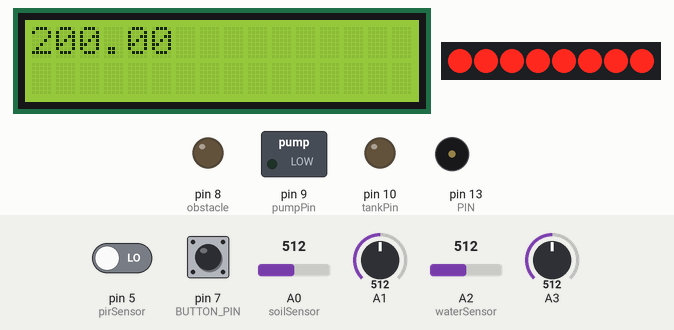
This sketch was run on a simulated Arduino Uno, built with avr-gcc and run on an emulated ATmega328P. Parts: 16×2 character LCD, 8 shift-register outputs drawn as a row of LEDs (first output left, lit = HIGH), switched loads named in the sketch (green lamp = pin HIGH), output pins drawn as LEDs (lit = HIGH), buzzer (waves = sounding). The inputs (shaded band) are chosen by the test bench; at power-on: A2 (waterSensor) = 512, A0 (soilSensor) = 512, pin 5 (pirSensor) LOW, pin 7 (BUTTON_PIN) HIGH, A1 = 512, A3 = 512. What the sketch prints to the serial monitor is not drawn.

Above: at 1.2 s.
1.3 s: A2 (waterSensor) set to 108
At 3.5 s:
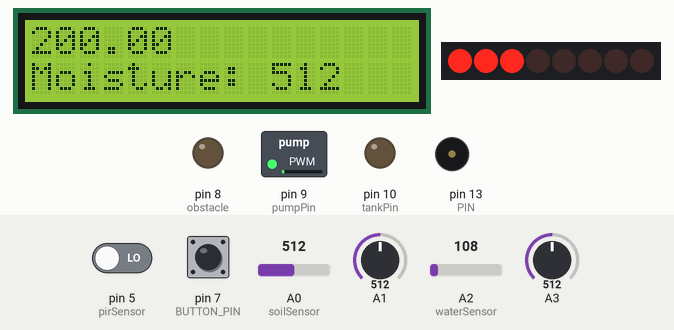
5.2 s: A2 (waterSensor) set to 91
At 6.9 s:
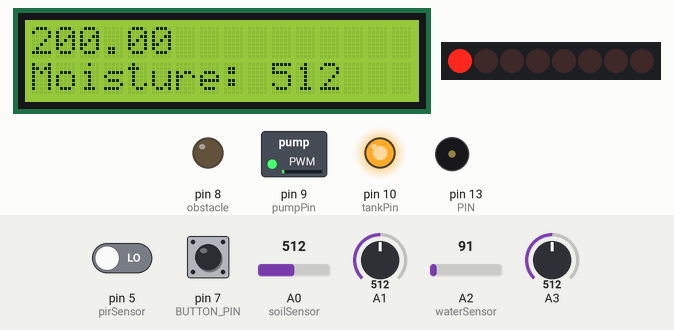
12.6 s: A2 (waterSensor) set to 410
At 15.4 s:
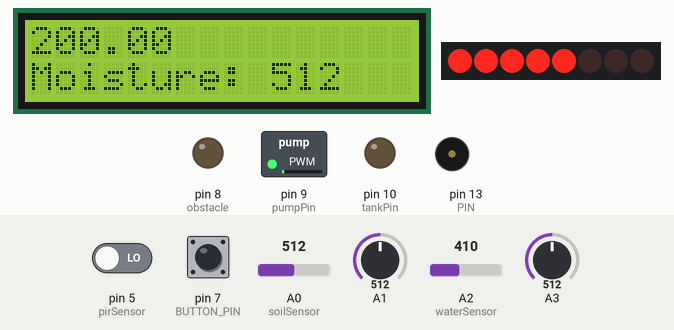
16.5 s: A0 (soilSensor) set to 90
At 21.6 s:
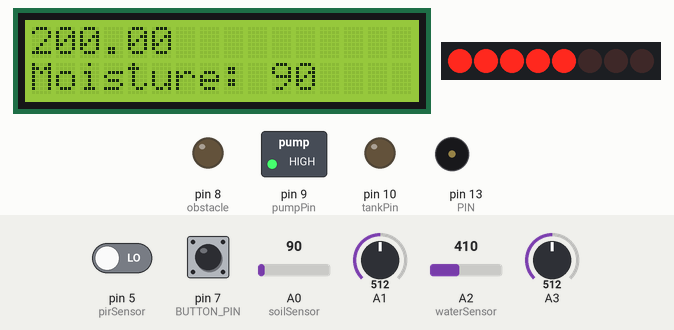
25.1 s: pin 5 (pirSensor) driven HIGH
33.7 s: A2 (waterSensor) set to 393
At 43.1 s:
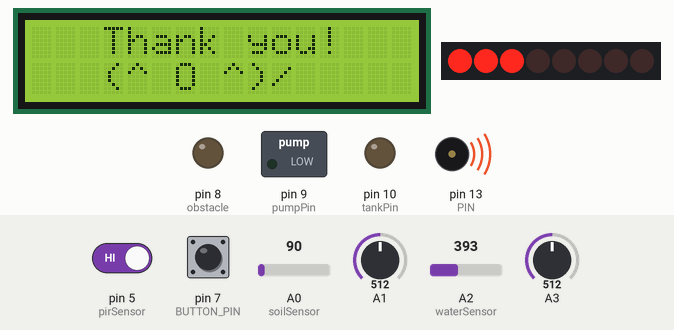
Timing chart, 0 to 43.3 s (numbered marks = the images above; inputs shaded):
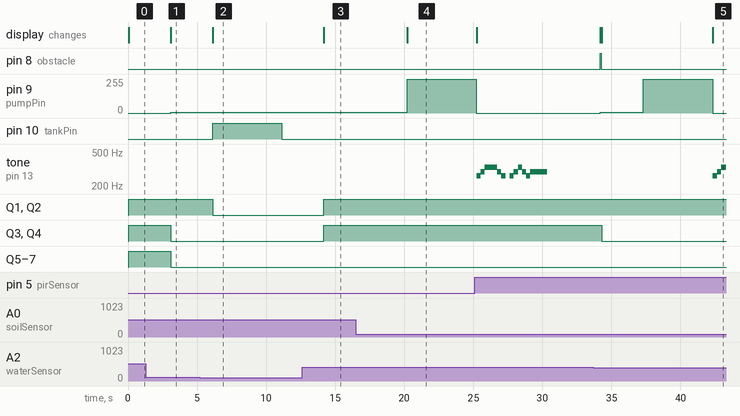

Measured:
- the behaviour switches between 101 and 100 on A2 (waterSensor) (found by bisection; images 1 and 2)
- the behaviour switches between 401 and 400 on A2 (waterSensor) (found by bisection; images 4 and 5)
- after the input at 1.3 s, the display: first differs from a run without the input after 1.8 s (image 1)
- after the input at 5.2 s, pin 10 (tankPin): LOW → HIGH after 0.93 s, → LOW 5.0 s later; Q1, Q2: HIGH → LOW after 0.93 s; the display: changes after 0.93 s (image 2)
- after the input at 12.6 s, pin 10 (tankPin): stays LOW (without the input it goes to HIGH after 1.6 s); Q1–4: LOW → HIGH after 1.6 s; the display: changes after 1.6 s (image 3)
- after the input at 16.5 s, pin 9 (pumpPin): 5/255 → 255/255 after 3.7 s; the display: changes after 3.7 s (image 4)
- after the input at 33.7 s, the display: first differs from a run without the input after 0.61 s (image 5 shows a later state)

The sketch:

finalbuild.ino
```cpp
#include <Wire.h>
#include <Adafruit_LiquidCrystal.h>
Adafruit_LiquidCrystal lcd_1(0);
#define LATCH_PIN 3 // CI 12
#define CLOCK_PIN 4 // CI 11
#define DATA_PIN 2  // CI 14
//Music
#define BEAT 300
#define PIN 13

#define DO 262
#define RE 294
#define MI 330
#define FA 349
#define SO 392
#define RA 440
#define SI 494
#define HDO 523

//Timer
//int counter = 0;
int water = 0;
const int dry = 270;
const int pumpPin = 9;
const int tankPin = 10;
const int soilSensor = A0;
const int waterSensor = A2;
const int poten = A3;
const int pirSensor = 5;
const int BUTTON_PIN = 7;
const int obstacle = 8;
int buttonState = 0;
int var;
int hiz = 0;

void setup() {
  pinMode(pumpPin, OUTPUT);
  pinMode(tankPin, OUTPUT);
  pinMode(obstacle, OUTPUT);
  pinMode(soilSensor, INPUT);
  pinMode(waterSensor, INPUT);
  pinMode(pirSensor, INPUT);
  Serial.begin(9600);

  lcd_1.begin(16, 2);
  pinMode(BUTTON_PIN, INPUT_PULLUP);
}

void loop() {
  int sensorval = digitalRead(pirSensor);
  Serial.println(sensorval);

  if (sensorval == HIGH) {
    digitalWrite(obstacle, HIGH);
    delay(50);
    digitalWrite(obstacle, LOW);
    delay(50);
  }
  else {
    digitalWrite(obstacle, LOW);
  }
  ckeckBME280();
  checkWater();
  checkMoisture();
  buttonState = digitalRead(BUTTON_PIN);
  if(buttonState == LOW)
    digitalWrite(pumpPin, HIGH);
  int sensorvalue = analogRead(A3);
  int voltage = sensorvalue * (10 / 1023.0);
  //Serial.println(voltage);

  switch(voltage)
  {
  case 1:
    Serial.println("State 1 ");
    analogWrite(pumpPin,0);
    break;
  case 2:
    Serial.println("State 2 ");
    analogWrite(pumpPin,voltage);
    break;
  case 3:
    Serial.println("State 3 ");
    analogWrite(pumpPin,voltage);
    break;
  case 4:
    Serial.println("State 4 ");
    analogWrite(pumpPin,voltage);
    break;
  case 5:
    Serial.println("State 5 ");
    analogWrite(pumpPin,voltage);
    break;
  case 6:
    Serial.println("State 6 ");
    analogWrite(pumpPin,voltage);
    break;
  case 7:
    Serial.println("State 7 ");
    analogWrite(pumpPin,voltage);
    break;
  case 8:
    Serial.println("State 8 ");
    analogWrite(pumpPin,voltage);
    break;
  case 9:
    Serial.println("State 9 ");
    analogWrite(pumpPin,voltage);
    break;
  case 10:
    Serial.println("State 10 ");
    analogWrite(pumpPin,voltage);
    break;

  }
}

//Temperature
void ckeckBME280(){
  int tmp = analogRead(A1);
  float voltage = (tmp * 5.0)/1024;
  float milliVolt = voltage * 1000;
  float tmpCel =  (milliVolt-500)/10 ;
  float tmpFer = (((tmpCel*9)/5)+32);

  lcd_1.setCursor(0, 0);
  lcd_1.print(tmpCel);
  lcd_1.setBacklight(1);
}

//Water Sensor
void checkWater(){
  //Check the water level in the bucket.
water = analogRead(waterSensor);
    if (water<=100)
    {
        Serial.println("Water Level: Empty");
        digitalWrite(LATCH_PIN, LOW);
        shiftOut(DATA_PIN, CLOCK_PIN, LSBFIRST, 0b10000000);
        digitalWrite(LATCH_PIN, HIGH);
      	digitalWrite(tankPin, HIGH);
    	// keep watering for 5 sec
    	delay(5000);
    	// turn off water
    	digitalWrite(tankPin, LOW);
    }
    else if (water>100 && water<=400)
    {
        Serial.println("Water Level: Low");
        digitalWrite(LATCH_PIN, LOW);
        shiftOut(DATA_PIN, CLOCK_PIN, LSBFIRST, 0b11100000);
        digitalWrite(LATCH_PIN, HIGH);
    }
    else if (water>400 && water<=450)
    {
        Serial.println("Water Level: Medium");
        digitalWrite(LATCH_PIN, LOW);
        shiftOut(DATA_PIN, CLOCK_PIN, LSBFIRST, 0b11111000);
        digitalWrite(LATCH_PIN, HIGH);
    }
    else if (water>450){
        Serial.println("Water Level: High");
        digitalWrite(LATCH_PIN, LOW);
        shiftOut(DATA_PIN, CLOCK_PIN, LSBFIRST, 0b11111111);
        digitalWrite(LATCH_PIN, HIGH);
    }
    delay(1000);
}

//moisture sensor
void checkMoisture(){
  //Measure soil humidity
  int moisture = analogRead(soilSensor);
  Serial.println(moisture);
  delay(2000);

  lcd_1.setCursor(0, 1);
  lcd_1.print("Moisture: " + String(moisture) + "   ");
  //Serial.Write(moisture);
  if (moisture <= dry) {
    // the soil is too dry, water!
    watering();
  } else {
    Serial.println("Moisture is adequate. No watering needed " + String(moisture));
  	digitalWrite(pumpPin, LOW);
  }
}
//Watering
void watering(){
  int moisture = analogRead(soilSensor);
  Serial.println("Watering now..moisture is " + String(moisture));
    digitalWrite(pumpPin, HIGH);
    // keep watering for 5 sec
    delay(5000);
    // turn off water
    digitalWrite(pumpPin, LOW);
  completeWatering();
  //counter++;
}
//Music
void completeWatering(){
  //Let them know that watering is complete.
	  lcd_1.setCursor(0, 0);
  	  lcd_1.print("   Thank you!   ");
      lcd_1.setCursor(0, 1);
      lcd_1.print("   (^ O ^)/     ");
      Serial.println("Done watering.");
      tone(PIN,DO,BEAT) ; // C
      delay(BEAT) ;
      tone(PIN,RE,BEAT) ; // D
      delay(BEAT) ;
      tone(PIN,MI,1200) ; // E
      delay(BEAT) ;
      delay(BEAT) ;
      delay(BEAT) ;
      tone(PIN,RE,BEAT) ; // D
      delay(BEAT) ;
      tone(PIN,DO,BEAT) ; // C
      delay(BEAT) ;
      delay(BEAT) ;
      tone(PIN,DO,BEAT) ; // C
      delay(BEAT) ;
      tone(PIN,RE,BEAT) ; // D
      delay(BEAT) ;
      tone(PIN,MI,BEAT) ; // E
      delay(BEAT) ;
      tone(PIN,RE,BEAT) ; // D
      delay(BEAT) ;
      tone(PIN,DO,BEAT) ; // C
      delay(BEAT) ;
      tone(PIN,RE,1200) ; // D
      delay(BEAT) ;
      delay(BEAT) ;
  delay(4400);
  //counter++;
   lcd_1.setCursor(0, 0);
   lcd_1.print("                  ");
   lcd_1.setCursor(0, 1);
   lcd_1.print("                  ");
  ckeckBME280();
  int moisture = analogRead(A0);
   lcd_1.setCursor(0, 1);
   lcd_1.print("Moisture: " + String(moisture) + "   ");
  Serial.println("Soil moisture is " + String(moisture));
}
```
